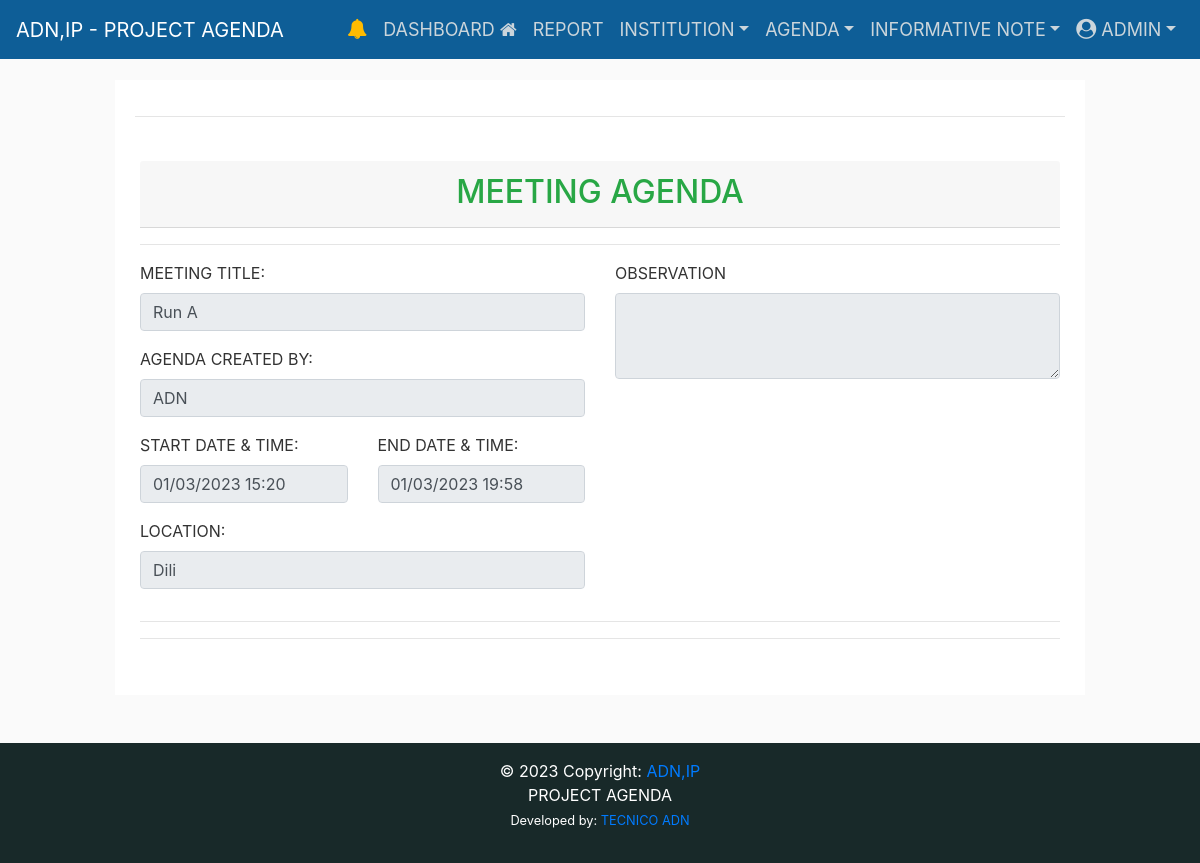
The page /concluded-agenda/run-a (signed in) on the database as committed earlier.
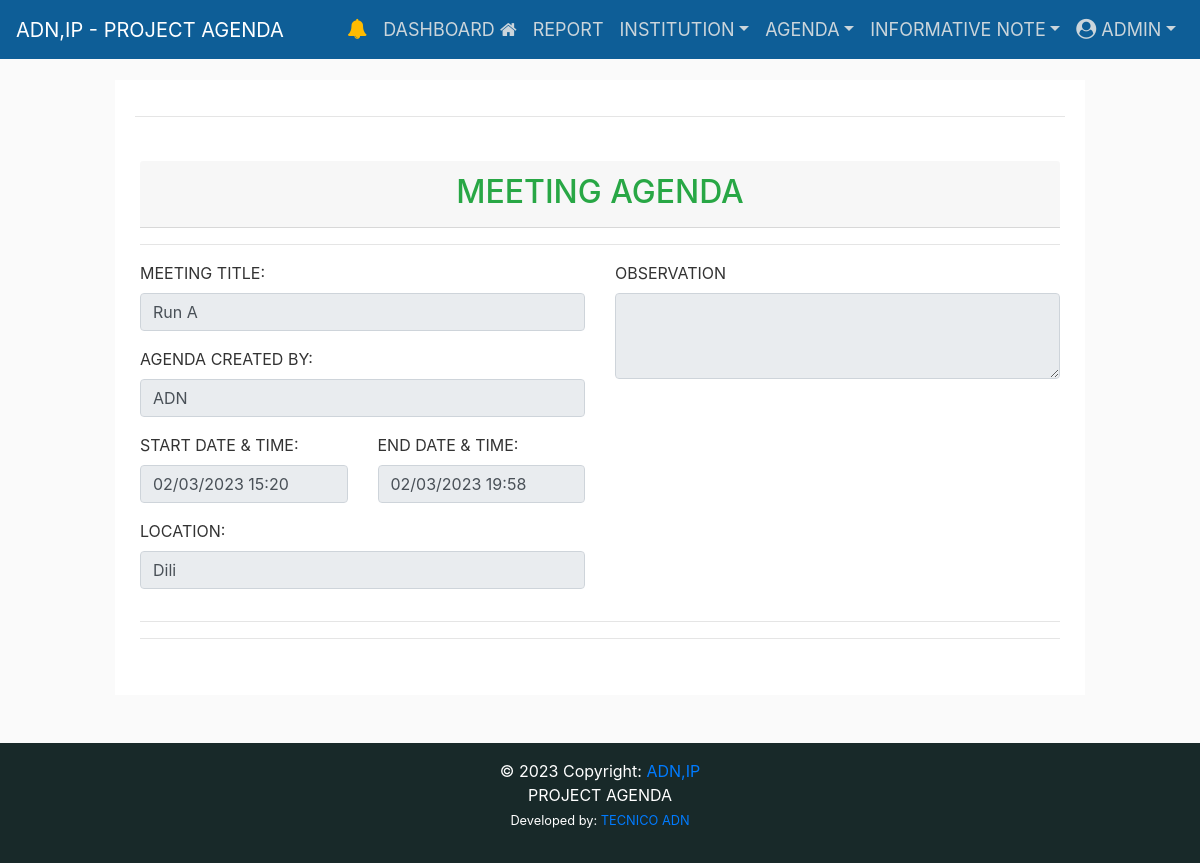
The same page on the database as committed later.
### eventapps/event/models.py (models this page shows, shortened)
class Agenda(models.Model):
    user = models.ForeignKey(
        User, on_delete=models.CASCADE, related_name="agenda")
    title = models.CharField(
        max_length=255, unique=True, verbose_name='Agenda')
    title_slug = models.SlugField(
        max_length=255, null=False, unique=True, verbose_name='Title-Slug')
    catagenda = models.ForeignKey(
        CatAgenda, on_delete=models.CASCADE, related_name="agenda", verbose_name="Category Agenda")
    institution = models.ForeignKey(
        Institution, on_delete=models.CASCADE, related_name="agenda", verbose_name="Institution")
    start_time = models.DateTimeField()
    end_time = models.DateTimeField()
    location = models.CharField(max_length=255, null=False, blank=True)
    observation = models.TextField(null=False, blank=True)
    is_cancel = models.BooleanField(default=False)
    is_active = models.BooleanField(default=True)
    STATUS = (
        ('Pending', 'Pending'),
        ('Read', 'Read'),
    )
    status = models.CharField(max_length=20, choices=STATUS)
    created_at = models.DateTimeField(auto_now_add=True)
    updated_at = models.DateTimeField(auto_now=True)
    class Meta:
        verbose_name_plural = ("Agenda")
        ordering = ('-start_time', )

### eventapps/institute/models.py (models this page shows)
class Institution(models.Model):
    name_institution = models.CharField(
        max_length=255, null=True, verbose_name="Institution Name:")
    class Meta:
        verbose_name_plural = ("Institution Invited")
    def __str__(self):
        return str(self.name_institution)

### eventapps/event/views.py (the view)
@login_required(login_url="/login/")
def concludedAgenda_list_detail(request, title_slug):
    single_agenda = Agenda.objects.get(title_slug=title_slug)
    all_agenda = Agenda.objects.all()
    context = {
        'single_agenda': single_agenda, 'all_agenda': all_agenda,
    }
    return render(request, 'event/concluded_agenda_detail.html', context)

### eventapps/templates/event/concluded_agenda_detail.html (shortened to what this page needs)
{% extends "layouts/base.html" %}
{% load static %}
{% block content %}
<div class="row d-flex justify-content-center ">
  <div class="col-sm-12">
    <div class="border-info shadow-lg bg-white">
      <div class="card-body">
        <hr />
        <div class="row pt-2">
          <div class="col-md-12">
            <div class="row">
              <div class="card-body">
                <div class="card-header pb-2">
                  <div class="row d-flex justify-content-center">
                    <h2 class="text-success text-center">
                      MEETING AGENDA
                    </h2>
                  </div>
                </div>
                <hr>
                <form action="/action_page.php" class="was-validated">
                  <div class="row">
                    <div class="col-md-6">
                      <div class="form-group">
                        <div class="row">
                          <div class="col-md-12">
                            <label for="uname">MEETING TITLE:</label>
                            <input type="text" class="form-control" value="{{ single_agenda.title }}" disabled>
                          </div>
                        </div>
                      </div>
                      <div class="form-group">
                        <div class="row">
                          <div class="col-md-12">
                            <label for="uname">AGENDA CREATED BY:</label>
                            <input type="text" class="form-control" value="{{ single_agenda.institution }}" disabled>
                          </div>
                        </div>
                      </div>
                      <div class="form-group">
                        <div class="row">
                          <div class="col-md-6">
                            <label for="pwd">START DATE & TIME:</label>
                            <input type="text" class="form-control"
                              value="{{ single_agenda.start_time|date:'d/m/Y G:i' }}" disabled>
                          </div>
                          <div class="col-md-6">
                            <label for="pwd">END DATE & TIME:</label>
                            <input type="text" class="form-control"
                              value="{{ single_agenda.end_time|date:'d/m/Y G:i' }}" disabled>
                          </div>
                        </div>
                      </div>
                      <div class="form-group">
                        <div class="row">
                          <div class="col-md-12">
                            <label for="pwd">LOCATION:</label>
                            <input type="text" class="form-control" value="{{ single_agenda.location }}" disabled>
                          </div>
                        </div>
                      </div>
                    </div>
                    <div class="col-md-6">
                      <div class="form-group">
                        <label for="exampleFormControlTextarea1">OBSERVATION</label>
                        <textarea class="form-control" id="exampleFormControlTextarea1" rows="3"
                          disabled>{{ single_agenda.observation }}</textarea>
                      </div>
                    </div>
                  </div>
                </form>
                <hr>
                <hr>
              </div>
            </div>
          </div>
        </div>
      </div>
    </div>
  </div>
  {% endblock %}

Rows that differ between the two databases and show on the page:
changed Agenda "Run A": start_time "01/03/2023 15:20" → "02/03/2023 15:20"; end_time "01/03/2023 19:58" → "02/03/2023 19:58"
